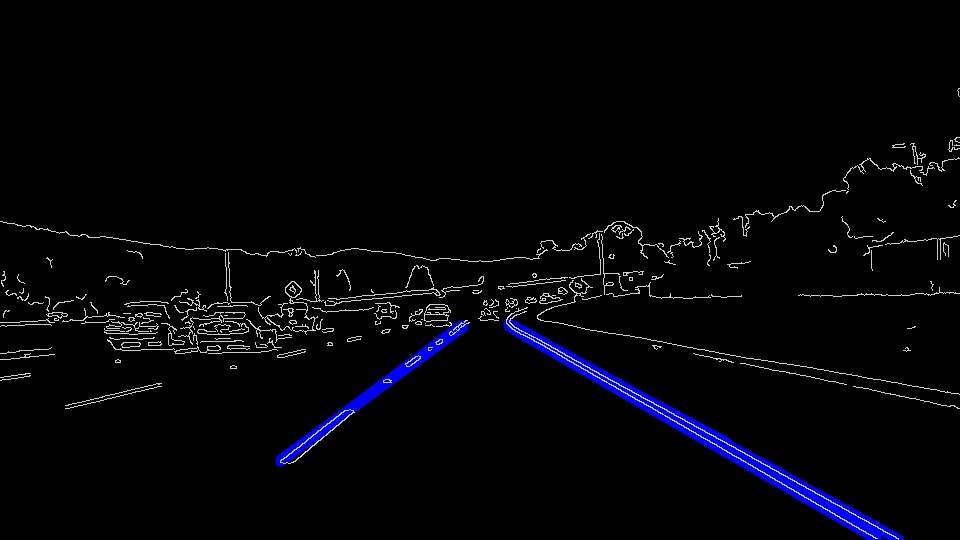
#> input picture test_images/output_solidWhiteCurve.jpg, 960 x 540 px; its folder holds only this picture in this run
$ jupyter execute --allow-errors P1.ipynb   (shell and % lines are left out)
#> lines starting #> are read from the running program, lines starting #| are printed output that depends on the picture; after the words box and inside, x2 and y2 are one past the last pixel; in counts of white or black regions, pixels touching at a corner belong together
#> further down, image is the input picture: shape (540, 960, 3); mean B, G, R 8.3, 4.3, 4.3
# **Finding Lane Lines on the Road**
***
In this project, you will use the tools you learned about in the lesson to identify lane lines on the road.  You can develop your pipeline on a series of individual images, and later apply the result to a video stream (really just a series of images). Check out the video clip "raw-lines-example.mp4" (also contained in this repository) to see what the output should look like after using the helper functions below.

Once you have a result that looks roughly like "raw-lines-example.mp4", you'll need to get creative and try to average and/or extrapolate the line segments you've detected to map out the full extent of the lane lines.  You can see an example of the result you're going for in the video "P1_example.mp4".  Ultimately, you would like to draw just one line for the left side of the lane, and one for the right.

---
Let's have a look at our first image called 'test_images/solidWhiteRight.jpg'.  Run the 2 cells below (hit Shift-Enter or the "play" button above) to display the image.

**Note** If, at any point, you encounter frozen display windows or other confounding issues, you can always start again with a clean slate by going to the "Kernel" menu above and selecting "Restart & Clear Output".

---

**The tools you have are color selection, region of interest selection, grayscaling, Gaussian smoothing, Canny Edge Detection and Hough Tranform line detection.  You  are also free to explore and try other techniques that were not presented in the lesson.  Your goal is piece together a pipeline to detect the line segments in the image, then average/extrapolate them and draw them onto the image for display (as below).  Once you have a working pipeline, try it out on the video stream below.**

---

<figure>

 <figcaption>
 <p></p>
 <p style="text-align: center;"> Your output should look something like this (above) after detecting line segments using the helper functions below </p>
 </figcaption>
</figure>
 <p></p>
<figure>

 <figcaption>
 <p></p>
 <p style="text-align: center;"> Your goal is to connect/average/extrapolate line segments to get output like this</p>
 </figcaption>
</figure>

[cell 1]
#importing some useful packages
import matplotlib.pyplot as plt
import matplotlib.image as mpimg
import numpy as np
import cv2

#> (a cell that did not finish here is left out)

**Some OpenCV functions (beyond those introduced in the lesson) that might be useful for this project are:**

`cv2.inRange()` for color selection
`cv2.fillPoly()` for regions selection
`cv2.line()` to draw lines on an image given endpoints
`cv2.addWeighted()` to coadd / overlay two images
`cv2.cvtColor()` to grayscale or change color
`cv2.imwrite()` to output images to file
`cv2.bitwise_and()` to apply a mask to an image

**Check out the OpenCV documentation to learn about these and discover even more awesome functionality!**

Below are some helper functions to help get you started. They should look familiar from the lesson!

[cell 3]
import math

# [7 lines left out: function grayscale, not called in this run]
    # Or use BGR2GRAY if you read an image with cv2.imread()
    # return cv2.cvtColor(img, cv2.COLOR_BGR2GRAY)

def canny(img, low_threshold, high_threshold):
    """Applies the Canny transform"""
    return cv2.Canny(img, low_threshold, high_threshold)

def gaussian_blur(img, kernel_size):
    """Applies a Gaussian Noise kernel"""
    return cv2.GaussianBlur(img, (kernel_size, kernel_size), 0)

# [72 lines left out: functions region_of_interest, draw_lines, hough_lines, weighted_img, not called in this run]

## Test on Images

Now you should build your pipeline to work on the images in the directory "test_images"
**You should make sure your pipeline works well on these images before you try the videos.**

[cell 4]
import os
os.listdir("test_images/")

run your solution on all test_images and make copies into the test_images directory).

[cell 5]
# TODO: Build your pipeline that will draw lane lines on the test_images
# then save them to the test_images directory.

def pipeline(img):
    grayscale = cv2.cvtColor(img, cv2.COLOR_BGR2GRAY)
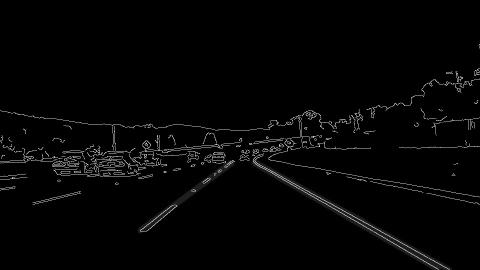
#> grayscale: shape (540, 960) (shown at 1/2 size); min 0, max 213, mean 4.8
    kernel_size = 3
    blur_gray = cv2.GaussianBlur(grayscale, (kernel_size, kernel_size), 0)
    # Use Otsu's method to identify thresholds
    high_threshold, thresh_im = cv2.threshold(grayscale, 0, 255, cv2.THRESH_BINARY + cv2.THRESH_OTSU)
#> thresh_im: shape (540, 960); 2% white in thin lines or dots, all inside (x1, y1, x2, y2) = (0, 88, 960, 540)
#> high_threshold = 36
    low_threshold = 0.5 * high_threshold
#> low_threshold = 18
    edges = cv2.Canny(blur_gray, low_threshold, high_threshold)
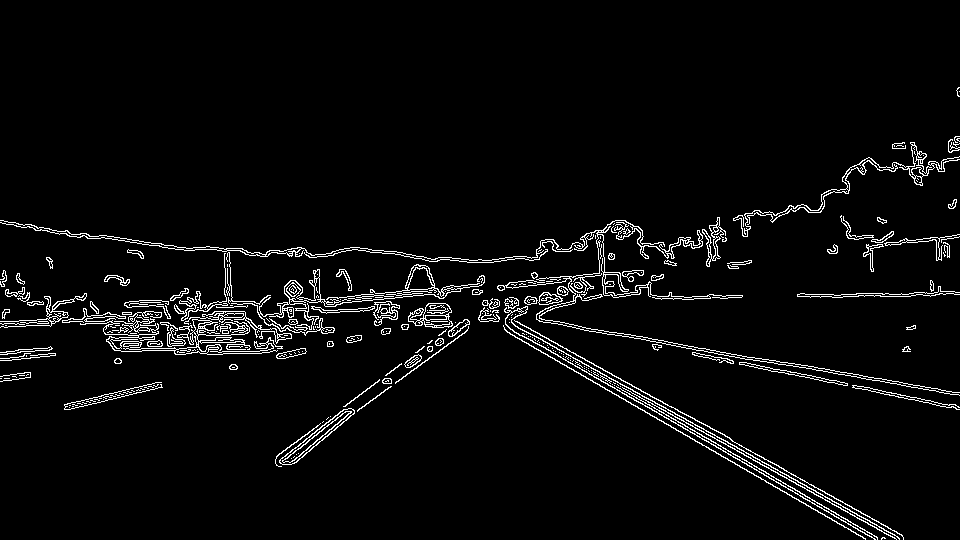
#> edges: shape (540, 960); 3.9% white in thin lines or dots, all inside (x1, y1, x2, y2) = (0, 87, 960, 540)

    # Next we'll create a masked edges image using cv2.fillPoly()
    mask = np.zeros_like(edges)
    ignore_mask_color = 255

    # This time we are defining a four sided polygon to mask
    imshape = image.shape
    horizon_pct = 0.60
    vertices = np.array([[(0, imshape[0]),
                          (0.47*imshape[1], horizon_pct*imshape[0]),
                          (0.54*imshape[1], horizon_pct*imshape[0]),
                          (imshape[1],imshape[0])]],
                        dtype=np.int32)
    cv2.fillPoly(mask, vertices, ignore_mask_color)
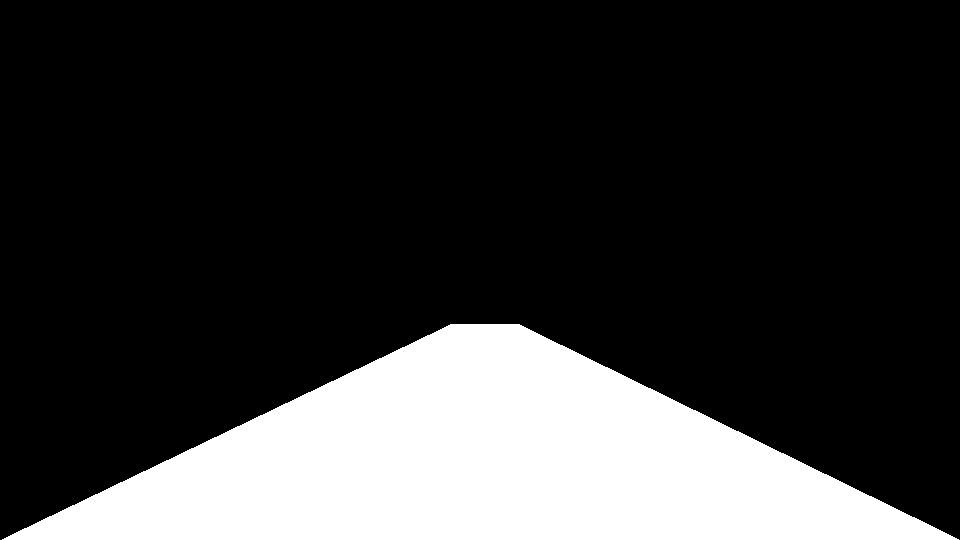
#> mask: shape (540, 960); 21.4% white; 1 white region, box (x1, y1, x2, y2) and area: (2, 324, 959, 540) 110932
    masked_edges = cv2.bitwise_and(edges, mask)
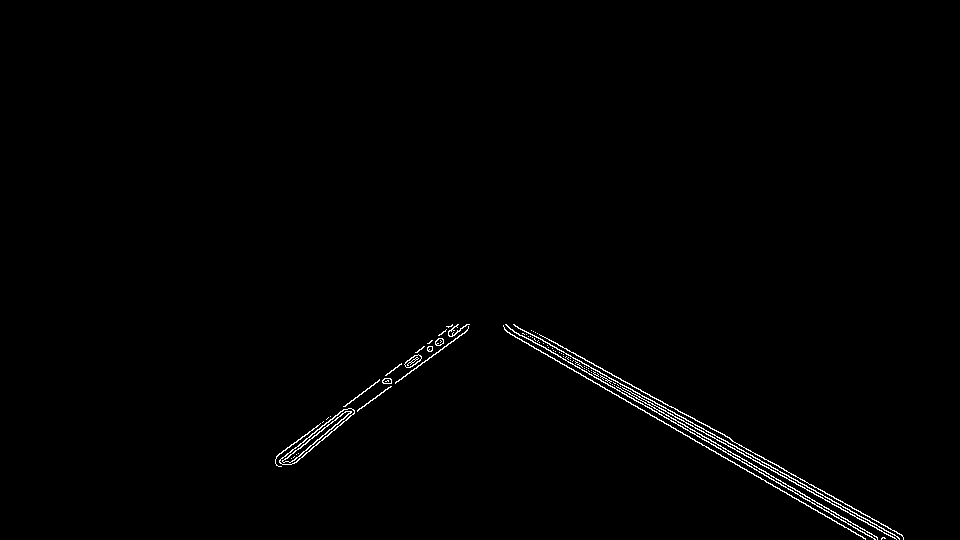
#> masked_edges: shape (540, 960); 0.82% white in thin lines or dots, all inside (x1, y1, x2, y2) = (275, 324, 904, 540)

    # Define the Hough transform parameters
    # Make a blank the same size as our image to draw on
    rho = 2 # distance resolution in pixels of the Hough grid
    theta = np.pi/180 # angular resolution in radians of the Hough grid
    threshold = 50    # minimum number of votes (intersections in Hough grid cell)
    min_line_length = 180 #minimum number of pixels making up a line
    max_line_gap = 180    # maximum gap in pixels between connectable line segments
    line_image = np.copy(image)*0 # creating a blank to draw lines on
#> line_image: shape (540, 960, 3); every value is 0

    # Run Hough on edge detected image
    # Output "lines" is an array containing endpoints of detected line segments
    lines = cv2.HoughLinesP(masked_edges, rho, theta, threshold, np.array([]),
                                min_line_length, max_line_gap)
#> lines = 14 rows, first 6: [507, 332, 865, 539], [513, 324, 899, 538], [531, 330, 902, 535], [526, 334, 881, 539], [506, 325, 874, 538], [532, 337, 895, 538]

    # Iterate over the output "lines" and draw lines on a blank image
    for line in lines:
        for x1,y1,x2,y2 in line:
            cv2.line(line_image,(x1,y1),(x2,y2),(255,0,0),10)
#> this loop made 14 passes
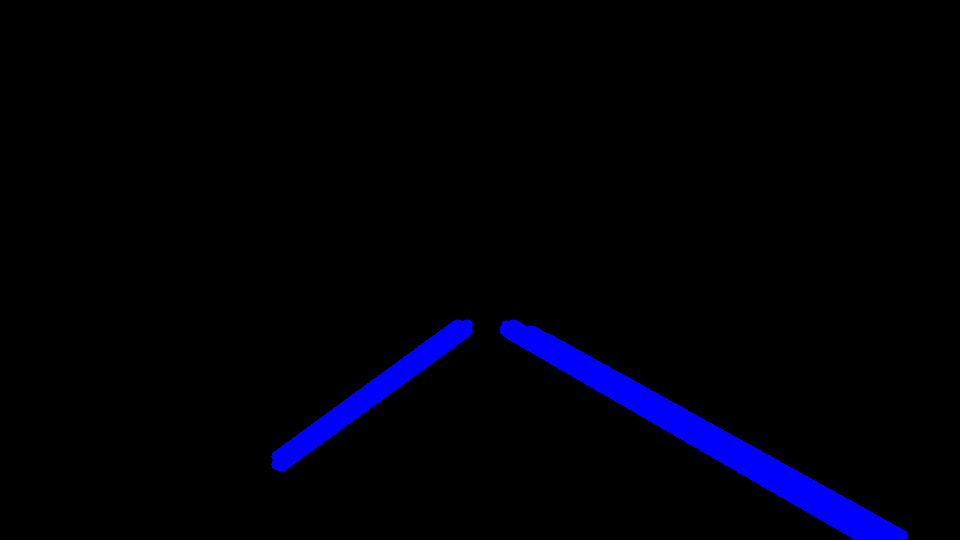
#> line_image: shape (540, 960, 3); mean B, G, R 8.8, 0, 0

    # Create a "color" binary image to combine with line image
    color_edges = np.dstack((edges, edges, edges))

    # Draw the lines on the edge image
    lines_edges = cv2.addWeighted(color_edges, 0.8, line_image, 1, 0)
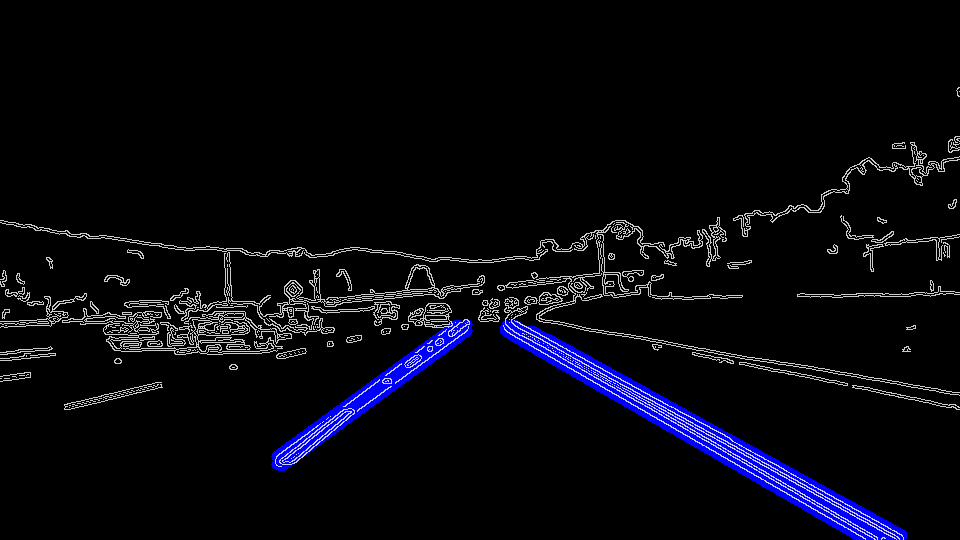
#> lines_edges: shape (540, 960, 3); mean of channels 0, 1, 2 15, 7.9, 7.9; drawn as B, G, R
    return lines_edges


for fn in os.listdir("test_images/"):
    if (not fn.endswith(".jpg")):
        continue
    image = cv2.imread("test_images/" + fn)
    result = pipeline(image)
    cv2.imwrite("test_images/output_" + fn, result)

$ run again, on test_images/output_solidYellowLeft.jpg
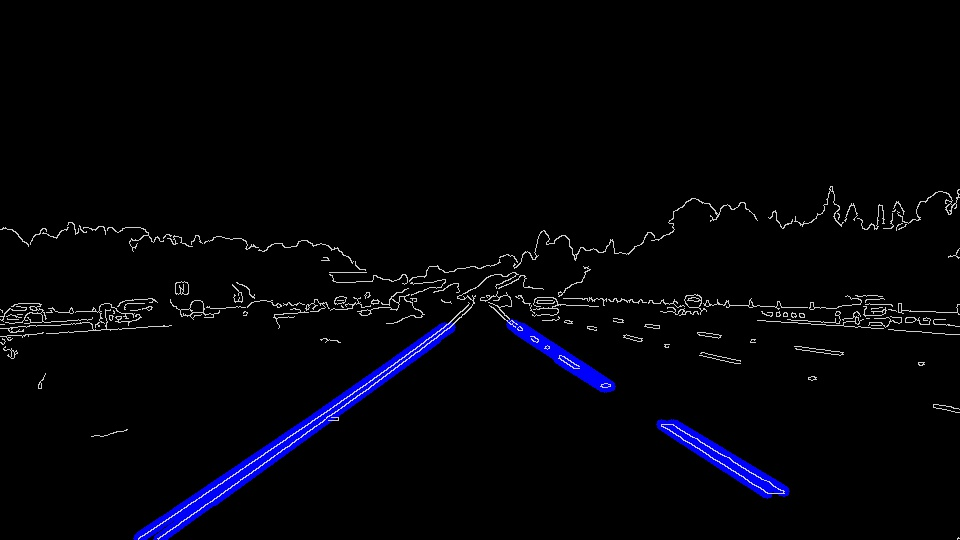
#> input picture test_images/output_solidYellowLeft.jpg, 960 x 540 px
#> image is the input picture: shape (540, 960, 3); mean B, G, R 8.2, 3.7, 3.7
#> thresh_im: shape (540, 960); 1.7% white in thin lines or dots, all inside (x1, y1, x2, y2) = (0, 186, 960, 540)
#> high_threshold = 36
#> low_threshold = 18
#> edges: shape (540, 960); 3.3% white in thin lines or dots, all inside (x1, y1, x2, y2) = (0, 185, 960, 540)
#> mask: shape (540, 960); 21.4% white; 1 white region, box (x1, y1, x2, y2) and area: (2, 324, 959, 540) 110932
#> masked_edges: shape (540, 960); 0.83% white in thin lines or dots, all inside (x1, y1, x2, y2) = (133, 324, 957, 540)
#> lines = 31 rows, first 6: [137, 538, 455, 324], [160, 538, 440, 342], [140, 538, 452, 327], [135, 533, 371, 373], [140, 539, 455, 327], [153, 539, 425, 348]
#> the loop in pipeline, `for line in lines:` made 31 passes
#> after the loop in pipeline, `for line in lines:`:
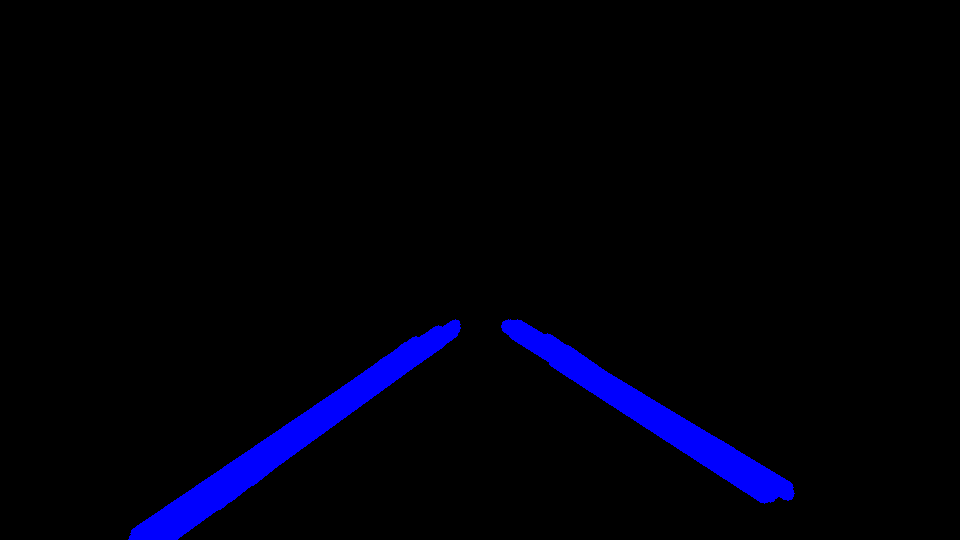
#> line_image: shape (540, 960, 3); mean B, G, R 9.8, 0, 0
#> in pipeline, `lines_edges = cv2.addWeighted(color_edges, 0.8, line_image, 1, 0)`:
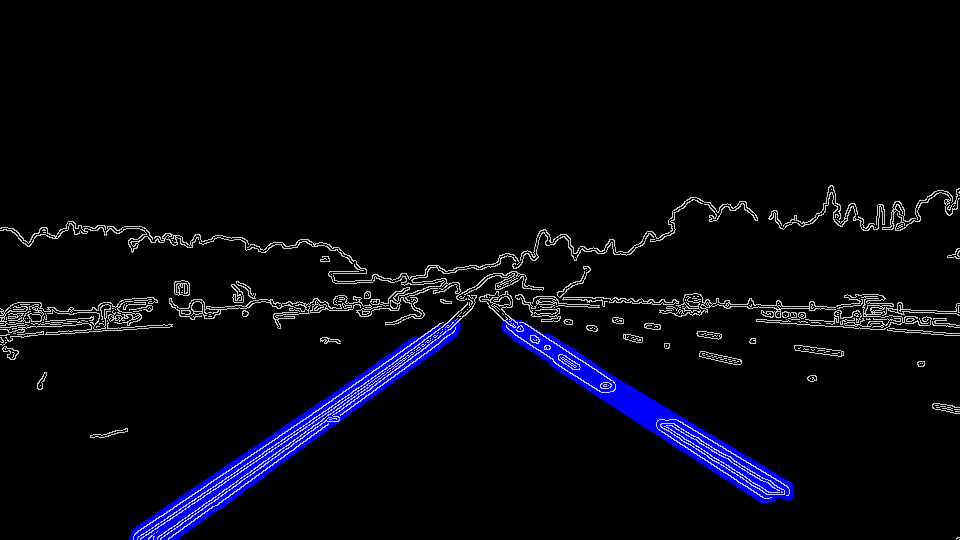
#> lines_edges: shape (540, 960, 3); mean of channels 0, 1, 2 14.8, 6.7, 6.7; drawn as B, G, R

$ run again, on test_images/output_whiteCarLaneSwitch.jpg
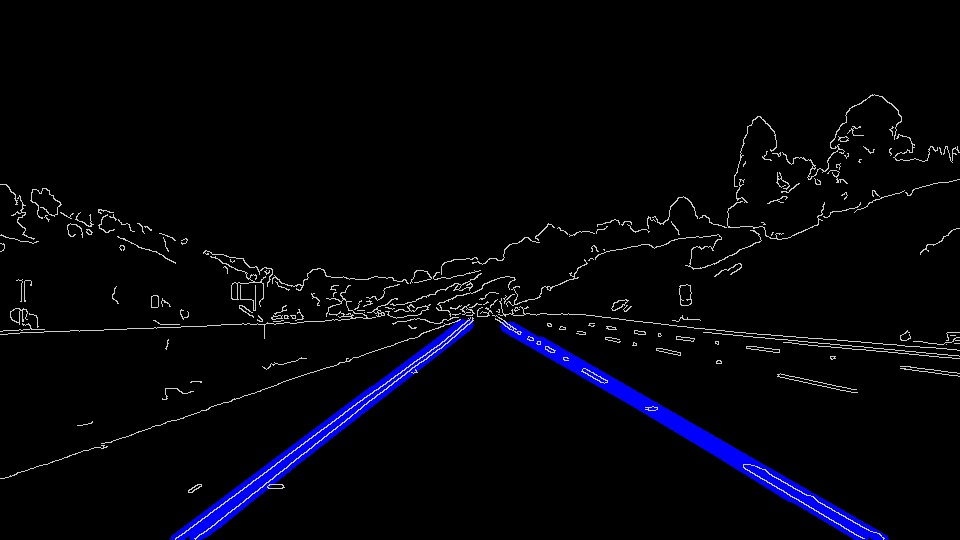
#> input picture test_images/output_whiteCarLaneSwitch.jpg, 960 x 540 px
#> image is the input picture: shape (540, 960, 3); mean B, G, R 10, 4.4, 4.4
#> thresh_im: shape (540, 960); 2.1% white in thin lines or dots, all inside (x1, y1, x2, y2) = (0, 94, 960, 540)
#> high_threshold = 38
#> low_threshold = 19
#> edges: shape (540, 960); 4% white in thin lines or dots, all inside (x1, y1, x2, y2) = (0, 93, 960, 540)
#> mask: shape (540, 960); 21.4% white; 1 white region, box (x1, y1, x2, y2) and area: (2, 324, 959, 540) 110932
#> masked_edges: shape (540, 960); 0.94% white in thin lines or dots, all inside (x1, y1, x2, y2) = (170, 324, 889, 540)
#> lines = 26 rows, first 6: [545, 337, 876, 528], [196, 539, 461, 324], [500, 329, 864, 539], [203, 538, 472, 328], [512, 326, 869, 532], [510, 328, 789, 502]
#> the loop in pipeline, `for line in lines:` made 26 passes
#> after the loop in pipeline, `for line in lines:`:
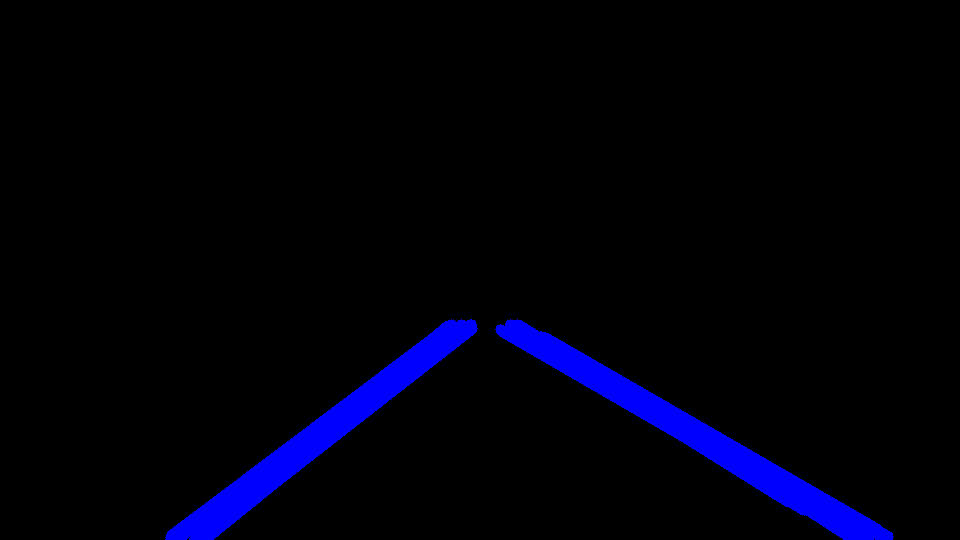
#> line_image: shape (540, 960, 3); mean B, G, R 11.3, 0, 0
#> in pipeline, `lines_edges = cv2.addWeighted(color_edges, 0.8, line_image, 1, 0)`:
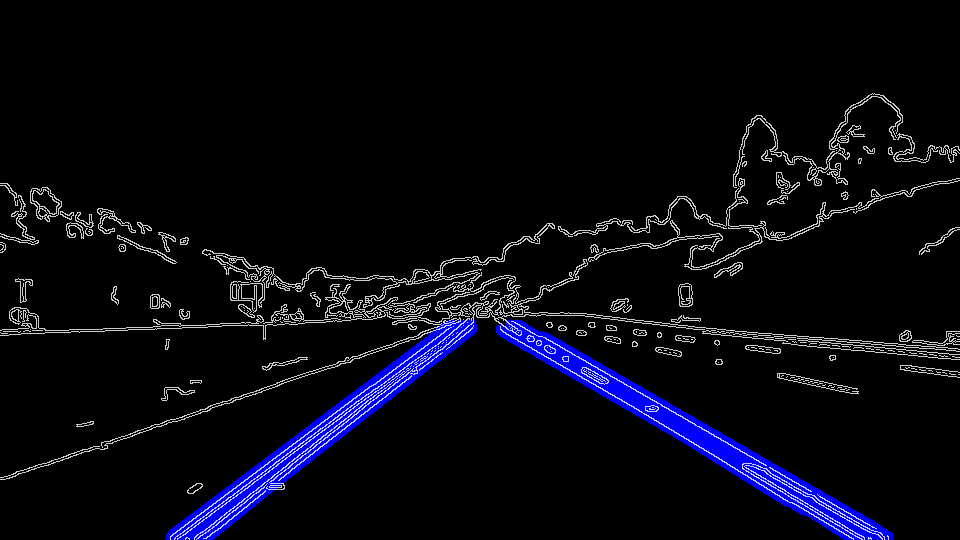
#> lines_edges: shape (540, 960, 3); mean of channels 0, 1, 2 17.6, 8.2, 8.2; drawn as B, G, R
